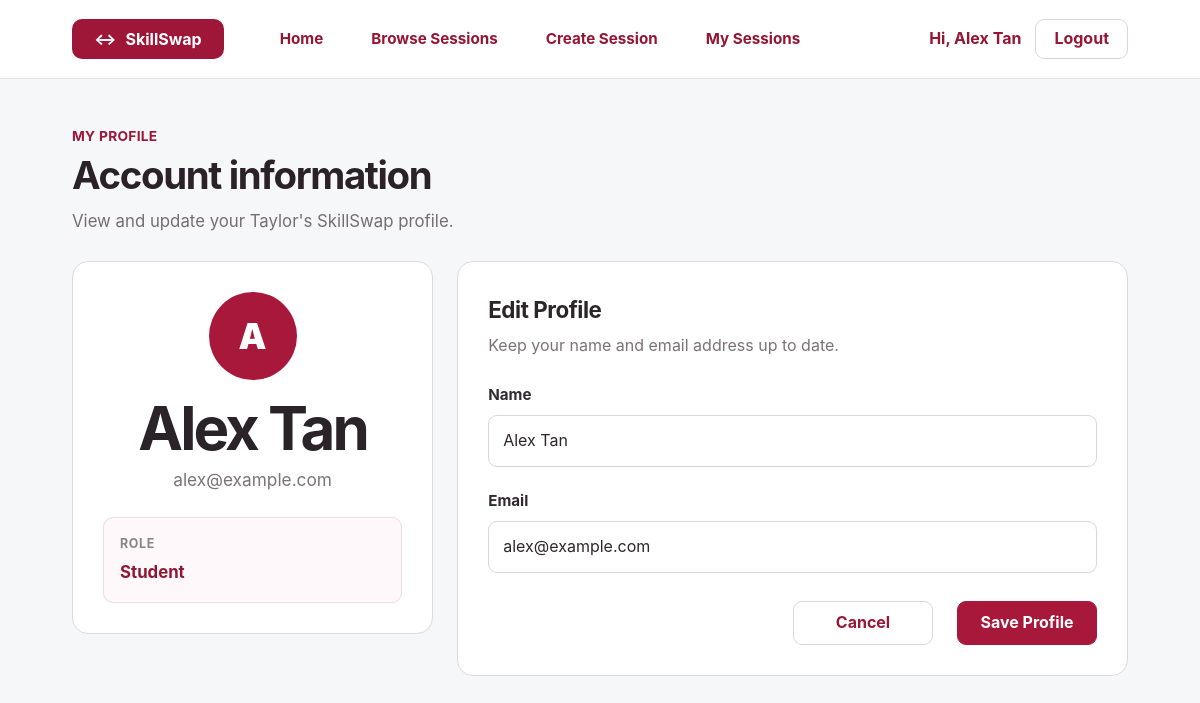
The app's page /profile.php (signed in) with its own data.
### tables this page shows
CREATE TABLE `users` (
  `user_id` int NOT NULL,
  `name` varchar(100) NOT NULL,
  `email` varchar(150) NOT NULL,
  `password` varchar(255) NOT NULL,
  `role` varchar(20) NOT NULL DEFAULT 'student'
);

### profile.php (the view, shortened to what this page needs)
<?php
require_once "pdo.php";
$user_id = (int)$_SESSION["user_id"];
$stmt = $pdo->prepare(
    "SELECT user_id, name, email, role
     FROM users
     WHERE user_id = ?"
);
$stmt->execute([$user_id]);
$user = $stmt->fetch(PDO::FETCH_ASSOC);
?>
<!DOCTYPE html>
<html lang="en">
<head>
    <link rel="stylesheet" href="style.css">
</head>
<body class="profile-page">
    <header class="site-header">
        <div class="site-header-inner">
            <a class="brand-mark" href="index.php">
                <span class="brand-icon">&harr;</span>
                <span>SkillSwap</span>
            </a>
            <nav class="main-nav">
                <a class="nav-link" href="index.php">Home</a>
                <a class="nav-link" href="browse_sessions.php">Browse Sessions</a>
                <a class="nav-link" href="create_session.php">Create Session</a>
                <a class="nav-link" href="my_sessions.php">My Sessions</a>
            </nav>
            <div class="nav-account">
                <a class="user-link active-user" href="profile.php">
                    Hi, <?php echo htmlentities($_SESSION["name"]); ?>
                </a>
                <a class="btn btn-outline btn-small" href="logout.php">Logout</a>
            </div>
        </div>
    </header>
    <main class="profile-main">
        <div class="page-heading profile-heading">
            <p class="eyebrow">MY PROFILE</p>
            <h1>Account information</h1>
            <p>View and update your Taylor's SkillSwap profile.</p>
        </div>
        <div class="profile-layout">
            <section class="profile-summary-card">
                <div class="profile-avatar">
                    <?php echo strtoupper(substr($user["name"], 0, 1)); ?>
                </div>
                <h2><?php echo htmlentities($user["name"]); ?></h2>
                <p><?php echo htmlentities($user["email"]); ?></p>
                <div class="profile-role-box">
                    <span class="info-label">Role</span>
                    <strong><?php echo ucfirst(htmlentities($user["role"])); ?></strong>
                </div>
            </section>
            <form class="profile-form-card" method="POST" action="profile.php">
                <div class="profile-form-heading">
                    <h2>Edit Profile</h2>
                    <p>Keep your name and email address up to date.</p>
                </div>
                <div class="form-field">
                    <label for="name">Name</label>
                    <input
                        type="text"
                        id="name"
                        name="name"
                        maxlength="100"
                        value="<?php echo htmlentities($user["name"]); ?>"
                        required
                    >
                </div>
                <div class="form-field">
                    <label for="email">Email</label>
                    <input
                        type="email"
                        id="email"
                        name="email"
                        maxlength="150"
                        value="<?php echo htmlentities($user["email"]); ?>"
                        required
                    >
                </div>
                <div class="form-actions">
                    <a class="btn btn-outline" href="index.php">Cancel</a>
                    <button class="btn btn-primary" type="submit">Save Profile</button>
                </div>
            </form>
        </div>
    </main>
</body>
</html>

### records on screen
users: name "A", name "Alex Tan", email "alex@example.com", role "Student"

### other values on screen
$_SESSION["name"] "Alex Tan"
